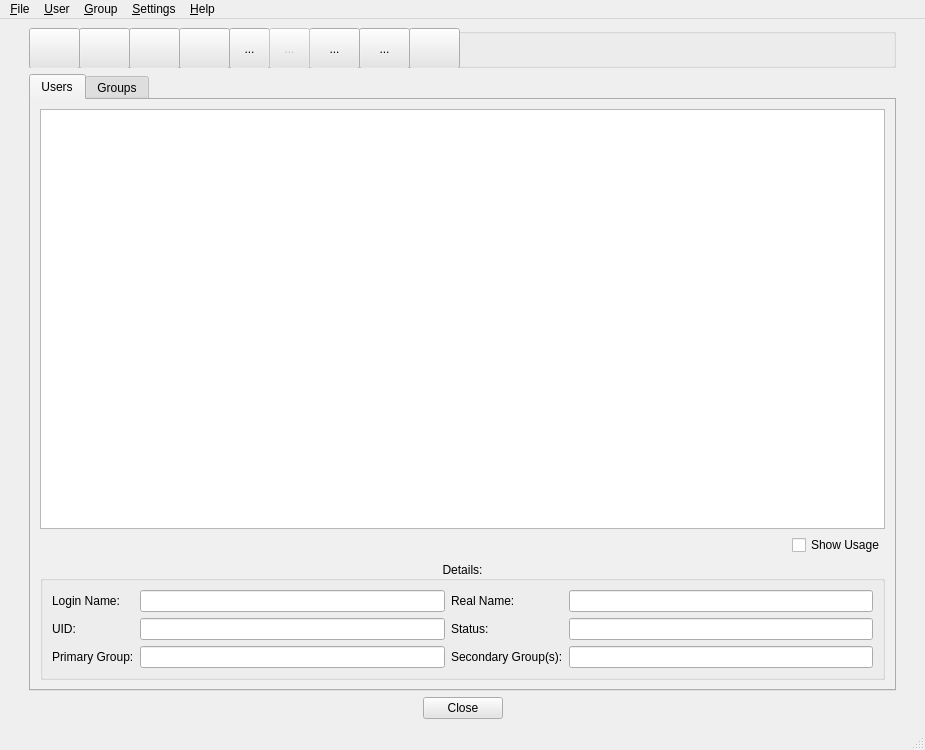
<ui version="4.0" >
 <class>MainWindow</class>
 <widget class="QMainWindow" name="MainWindow" >
  <property name="geometry" >
   <rect>
    <x>0</x>
    <y>0</y>
    <width>925</width>
    <height>750</height>
   </rect>
  </property>
  <property name="palette" >
   <palette>
    <active>
     <colorrole role="Button" >
      <brush brushstyle="SolidPattern" >
       <color alpha="255" >
        <red>229</red>
        <green>229</green>
        <blue>229</blue>
       </color>
      </brush>
     </colorrole>
    </active>
    <inactive>
     <colorrole role="Button" >
      <brush brushstyle="SolidPattern" >
       <color alpha="255" >
        <red>229</red>
        <green>229</green>
        <blue>229</blue>
       </color>
      </brush>
     </colorrole>
    </inactive>
    <disabled>
     <colorrole role="Button" >
      <brush brushstyle="SolidPattern" >
       <color alpha="255" >
        <red>229</red>
        <green>229</green>
        <blue>229</blue>
       </color>
      </brush>
     </colorrole>
    </disabled>
   </palette>
  </property>
  <property name="acceptDrops" >
   <bool>true</bool>
  </property>
  <property name="windowTitle" >
   <string>User Manager</string>
  </property>
  <property name="windowIcon" >
   <iconset resource="../resources/images.qrc" >
    <normaloff>:/new/prefix1/images/UserManager.gif</normaloff>:/new/prefix1/images/UserManager.gif</iconset>
  </property>
  <property name="layoutDirection" >
   <enum>Qt::LeftToRight</enum>
  </property>
  <property name="autoFillBackground" >
   <bool>true</bool>
  </property>
  <property name="toolButtonStyle" >
   <enum>Qt::ToolButtonIconOnly</enum>
  </property>
  <property name="dockNestingEnabled" >
   <bool>true</bool>
  </property>
  <property name="unifiedTitleAndToolBarOnMac" >
   <bool>false</bool>
  </property>
  <widget class="QWidget" name="centralwidget" >
   <layout class="QGridLayout" name="gridLayout" >
    <item row="0" column="0" >
     <spacer name="verticalSpacer" >
      <property name="orientation" >
       <enum>Qt::Vertical</enum>
      </property>
      <property name="sizeType" >
       <enum>QSizePolicy::Preferred</enum>
      </property>
      <property name="sizeHint" stdset="0" >
       <size>
        <width>20</width>
        <height>40</height>
       </size>
      </property>
     </spacer>
    </item>
    <item row="0" column="1" colspan="3" >
     <widget class="QGroupBox" name="groupBox" >
      <property name="title" >
       <string/>
      </property>
      <widget class="QToolButton" name="reloadBtn" >
       <property name="geometry" >
        <rect>
         <x>0</x>
         <y>0</y>
         <width>51</width>
         <height>41</height>
        </rect>
       </property>
       <property name="toolTip" >
        <string/>
       </property>
       <property name="statusTip" >
        <string>Reload Lists</string>
       </property>
       <property name="whatsThis" >
        <string/>
       </property>
       <property name="text" >
        <string/>
       </property>
       <property name="icon" >
        <iconset resource="../resources/images.qrc" >
         <normaloff>:/new/prefix1/images/reload.png</normaloff>:/new/prefix1/images/reload.png</iconset>
       </property>
       <property name="iconSize" >
        <size>
         <width>60</width>
         <height>60</height>
        </size>
       </property>
       <property name="autoRaise" >
        <bool>false</bool>
       </property>
       <property name="arrowType" >
        <enum>Qt::NoArrow</enum>
       </property>
      </widget>
      <widget class="QToolButton" name="addUserBtn" >
       <property name="geometry" >
        <rect>
         <x>50</x>
         <y>0</y>
         <width>51</width>
         <height>41</height>
        </rect>
       </property>
       <property name="statusTip" >
        <string>Add New User</string>
       </property>
       <property name="autoFillBackground" >
        <bool>false</bool>
       </property>
       <property name="text" >
        <string/>
       </property>
       <property name="icon" >
        <iconset resource="../resources/images.qrc" >
         <normaloff>:/new/prefix1/images/user_add.png</normaloff>:/new/prefix1/images/user_add.png</iconset>
       </property>
       <property name="iconSize" >
        <size>
         <width>60</width>
         <height>60</height>
        </size>
       </property>
      </widget>
      <widget class="QToolButton" name="delUserBtn" >
       <property name="geometry" >
        <rect>
         <x>100</x>
         <y>0</y>
         <width>51</width>
         <height>41</height>
        </rect>
       </property>
       <property name="statusTip" >
        <string>Delete User</string>
       </property>
       <property name="autoFillBackground" >
        <bool>false</bool>
       </property>
       <property name="text" >
        <string/>
       </property>
       <property name="icon" >
        <iconset resource="../resources/images.qrc" >
         <normaloff>:/new/prefix1/images/user_remove.png</normaloff>:/new/prefix1/images/user_remove.png</iconset>
       </property>
       <property name="iconSize" >
        <size>
         <width>60</width>
         <height>60</height>
        </size>
       </property>
      </widget>
      <widget class="QToolButton" name="searchUserBtn" >
       <property name="geometry" >
        <rect>
         <x>150</x>
         <y>0</y>
         <width>51</width>
         <height>41</height>
        </rect>
       </property>
       <property name="statusTip" >
        <string>Search User</string>
       </property>
       <property name="autoFillBackground" >
        <bool>false</bool>
       </property>
       <property name="text" >
        <string/>
       </property>
       <property name="icon" >
        <iconset resource="../resources/images.qrc" >
         <normaloff>:/new/prefix1/images/search.png</normaloff>:/new/prefix1/images/search.png</iconset>
       </property>
       <property name="iconSize" >
        <size>
         <width>60</width>
         <height>60</height>
        </size>
       </property>
      </widget>
      <widget class="QToolButton" name="searchGroupBtn" >
       <property name="geometry" >
        <rect>
         <x>380</x>
         <y>0</y>
         <width>51</width>
         <height>41</height>
        </rect>
       </property>
       <property name="statusTip" >
        <string>Search Group</string>
       </property>
       <property name="autoFillBackground" >
        <bool>false</bool>
       </property>
       <property name="text" >
        <string/>
       </property>
       <property name="icon" >
        <iconset resource="../resources/images.qrc" >
         <normaloff>:/new/prefix1/images/search.png</normaloff>:/new/prefix1/images/search.png</iconset>
       </property>
       <property name="iconSize" >
        <size>
         <width>60</width>
         <height>60</height>
        </size>
       </property>
      </widget>
      <widget class="QToolButton" name="editBtn" >
       <property name="geometry" >
        <rect>
         <x>200</x>
         <y>0</y>
         <width>41</width>
         <height>41</height>
        </rect>
       </property>
       <property name="statusTip" >
        <string>Edit User</string>
       </property>
       <property name="text" >
        <string>...</string>
       </property>
       <property name="icon" >
        <iconset resource="../resources/images.qrc" >
         <normaloff>:/new/prefix1/images/editUser.png</normaloff>:/new/prefix1/images/editUser.png</iconset>
       </property>
       <property name="iconSize" >
        <size>
         <width>60</width>
         <height>60</height>
        </size>
       </property>
      </widget>
      <widget class="QToolButton" name="delGroupBtn" >
       <property name="geometry" >
        <rect>
         <x>330</x>
         <y>0</y>
         <width>51</width>
         <height>41</height>
        </rect>
       </property>
       <property name="statusTip" >
        <string>Delete Group</string>
       </property>
       <property name="text" >
        <string>...</string>
       </property>
       <property name="icon" >
        <iconset resource="../resources/images.qrc" >
         <normaloff>:/new/prefix1/images/group_remove.png</normaloff>:/new/prefix1/images/group_remove.png</iconset>
       </property>
       <property name="iconSize" >
        <size>
         <width>60</width>
         <height>60</height>
        </size>
       </property>
      </widget>
      <widget class="QToolButton" name="addGroupBtn" >
       <property name="geometry" >
        <rect>
         <x>280</x>
         <y>0</y>
         <width>51</width>
         <height>41</height>
        </rect>
       </property>
       <property name="statusTip" >
        <string>Add New Group</string>
       </property>
       <property name="text" >
        <string>...</string>
       </property>
       <property name="icon" >
        <iconset resource="../resources/images.qrc" >
         <normaloff>:/new/prefix1/images/group_add.png</normaloff>:/new/prefix1/images/group_add.png</iconset>
       </property>
       <property name="iconSize" >
        <size>
         <width>60</width>
         <height>60</height>
        </size>
       </property>
      </widget>
      <widget class="QToolButton" name="editGroupBtn" >
       <property name="enabled" >
        <bool>false</bool>
       </property>
       <property name="geometry" >
        <rect>
         <x>240</x>
         <y>0</y>
         <width>41</width>
         <height>41</height>
        </rect>
       </property>
       <property name="statusTip" >
        <string>Edit Group</string>
       </property>
       <property name="text" >
        <string>...</string>
       </property>
       <property name="icon" >
        <iconset resource="../resources/images.qrc" >
         <normaloff>:/new/prefix1/images/editGroup.png</normaloff>:/new/prefix1/images/editGroup.png</iconset>
       </property>
       <property name="iconSize" >
        <size>
         <width>60</width>
         <height>60</height>
        </size>
       </property>
      </widget>
     </widget>
    </item>
    <item row="0" column="4" >
     <spacer name="verticalSpacer_2" >
      <property name="orientation" >
       <enum>Qt::Vertical</enum>
      </property>
      <property name="sizeType" >
       <enum>QSizePolicy::Fixed</enum>
      </property>
      <property name="sizeHint" stdset="0" >
       <size>
        <width>20</width>
        <height>40</height>
       </size>
      </property>
     </spacer>
    </item>
    <item row="1" column="1" colspan="3" >
     <widget class="QTabWidget" name="tabWidget" >
      <property name="focusPolicy" >
       <enum>Qt::TabFocus</enum>
      </property>
      <property name="acceptDrops" >
       <bool>true</bool>
      </property>
      <property name="statusTip" >
       <string/>
      </property>
      <property name="autoFillBackground" >
       <bool>false</bool>
      </property>
      <property name="tabPosition" >
       <enum>QTabWidget::North</enum>
      </property>
      <property name="tabShape" >
       <enum>QTabWidget::Rounded</enum>
      </property>
      <property name="currentIndex" >
       <number>0</number>
      </property>
      <property name="iconSize" >
       <size>
        <width>20</width>
        <height>20</height>
       </size>
      </property>
      <widget class="QWidget" name="usersTab" >
       <attribute name="title" >
        <string>Users</string>
       </attribute>
       <layout class="QGridLayout" name="gridLayout_2" >
        <item row="0" column="0" colspan="2" >
         <widget class="QTreeView" name="userTreeView" >
          <property name="sizePolicy" >
           <sizepolicy vsizetype="Expanding" hsizetype="Preferred" >
            <horstretch>0</horstretch>
            <verstretch>0</verstretch>
           </sizepolicy>
          </property>
          <property name="cursor" stdset="0" >
           <cursorShape>PointingHandCursor</cursorShape>
          </property>
          <property name="contextMenuPolicy" >
           <enum>Qt::DefaultContextMenu</enum>
          </property>
          <property name="acceptDrops" >
           <bool>true</bool>
          </property>
          <property name="autoFillBackground" >
           <bool>true</bool>
          </property>
          <property name="styleSheet" >
           <string notr="true" />
          </property>
          <property name="lineWidth" >
           <number>0</number>
          </property>
          <property name="editTriggers" >
           <set>QAbstractItemView::NoEditTriggers</set>
          </property>
          <property name="tabKeyNavigation" >
           <bool>true</bool>
          </property>
          <property name="alternatingRowColors" >
           <bool>true</bool>
          </property>
          <property name="iconSize" >
           <size>
            <width>0</width>
            <height>0</height>
           </size>
          </property>
          <property name="rootIsDecorated" >
           <bool>false</bool>
          </property>
          <property name="sortingEnabled" >
           <bool>true</bool>
          </property>
          <property name="animated" >
           <bool>true</bool>
          </property>
          <property name="allColumnsShowFocus" >
           <bool>true</bool>
          </property>
          <property name="wordWrap" >
           <bool>true</bool>
          </property>
         </widget>
        </item>
        <item row="1" column="0" >
         <spacer name="horizontalSpacer_3" >
          <property name="orientation" >
           <enum>Qt::Horizontal</enum>
          </property>
          <property name="sizeHint" stdset="0" >
           <size>
            <width>697</width>
            <height>20</height>
           </size>
          </property>
         </spacer>
        </item>
        <item row="1" column="1" >
         <widget class="QCheckBox" name="folderSizeCheckBox" >
          <property name="autoFillBackground" >
           <bool>false</bool>
          </property>
          <property name="text" >
           <string>Show Usage</string>
          </property>
          <property name="icon" >
           <iconset resource="../resources/images.qrc" >
            <normaloff>:/new/prefix1/images/storage.png</normaloff>:/new/prefix1/images/storage.png</iconset>
          </property>
          <property name="iconSize" >
           <size>
            <width>20</width>
            <height>20</height>
           </size>
          </property>
          <property name="tristate" >
           <bool>false</bool>
          </property>
         </widget>
        </item>
        <item row="2" column="0" colspan="2" >
         <widget class="QGroupBox" name="userDetails" >
          <property name="enabled" >
           <bool>true</bool>
          </property>
          <property name="autoFillBackground" >
           <bool>false</bool>
          </property>
          <property name="title" >
           <string>Details:</string>
          </property>
          <property name="alignment" >
           <set>Qt::AlignCenter</set>
          </property>
          <property name="flat" >
           <bool>false</bool>
          </property>
          <property name="checkable" >
           <bool>false</bool>
          </property>
          <property name="checked" >
           <bool>false</bool>
          </property>
          <layout class="QGridLayout" name="gridLayout_10" >
           <item row="0" column="0" >
            <widget class="QLabel" name="loginNameLabel_2" >
             <property name="frameShape" >
              <enum>QFrame::NoFrame</enum>
             </property>
             <property name="frameShadow" >
              <enum>QFrame::Raised</enum>
             </property>
             <property name="text" >
              <string>Login Name:</string>
             </property>
             <property name="textFormat" >
              <enum>Qt::AutoText</enum>
             </property>
             <property name="scaledContents" >
              <bool>false</bool>
             </property>
             <property name="wordWrap" >
              <bool>true</bool>
             </property>
            </widget>
           </item>
           <item row="0" column="1" >
            <widget class="QLineEdit" name="loginNameEdit" >
             <property name="enabled" >
              <bool>true</bool>
             </property>
             <property name="cursor" >
              <cursorShape>ArrowCursor</cursorShape>
             </property>
             <property name="readOnly" >
              <bool>true</bool>
             </property>
            </widget>
           </item>
           <item row="0" column="3" >
            <widget class="QLineEdit" name="realNameEdit" >
             <property name="enabled" >
              <bool>true</bool>
             </property>
             <property name="baseSize" >
              <size>
               <width>0</width>
               <height>0</height>
              </size>
             </property>
             <property name="cursor" >
              <cursorShape>ArrowCursor</cursorShape>
             </property>
             <property name="readOnly" >
              <bool>true</bool>
             </property>
            </widget>
           </item>
           <item row="0" column="2" >
            <widget class="QLabel" name="realNameLabel" >
             <property name="frameShape" >
              <enum>QFrame::NoFrame</enum>
             </property>
             <property name="frameShadow" >
              <enum>QFrame::Raised</enum>
             </property>
             <property name="text" >
              <string>Real Name:</string>
             </property>
             <property name="textFormat" >
              <enum>Qt::AutoText</enum>
             </property>
             <property name="scaledContents" >
              <bool>false</bool>
             </property>
             <property name="wordWrap" >
              <bool>true</bool>
             </property>
            </widget>
           </item>
           <item row="1" column="0" >
            <widget class="QLabel" name="UIDLabel" >
             <property name="frameShape" >
              <enum>QFrame::NoFrame</enum>
             </property>
             <property name="frameShadow" >
              <enum>QFrame::Raised</enum>
             </property>
             <property name="text" >
              <string>UID:</string>
             </property>
             <property name="textFormat" >
              <enum>Qt::AutoText</enum>
             </property>
             <property name="scaledContents" >
              <bool>false</bool>
             </property>
             <property name="wordWrap" >
              <bool>true</bool>
             </property>
            </widget>
           </item>
           <item row="1" column="1" >
            <widget class="QLineEdit" name="UIDEdit" >
             <property name="enabled" >
              <bool>true</bool>
             </property>
             <property name="cursor" >
              <cursorShape>ArrowCursor</cursorShape>
             </property>
             <property name="autoFillBackground" >
              <bool>false</bool>
             </property>
             <property name="frame" >
              <bool>true</bool>
             </property>
             <property name="readOnly" >
              <bool>true</bool>
             </property>
            </widget>
           </item>
           <item row="2" column="1" >
            <widget class="QLineEdit" name="priGroupEdit" >
             <property name="enabled" >
              <bool>true</bool>
             </property>
             <property name="cursor" >
              <cursorShape>ArrowCursor</cursorShape>
             </property>
             <property name="readOnly" >
              <bool>true</bool>
             </property>
            </widget>
           </item>
           <item row="1" column="2" >
            <widget class="QLabel" name="statusLabel" >
             <property name="frameShape" >
              <enum>QFrame::NoFrame</enum>
             </property>
             <property name="frameShadow" >
              <enum>QFrame::Raised</enum>
             </property>
             <property name="text" >
              <string>Status:</string>
             </property>
             <property name="textFormat" >
              <enum>Qt::AutoText</enum>
             </property>
             <property name="scaledContents" >
              <bool>false</bool>
             </property>
             <property name="wordWrap" >
              <bool>true</bool>
             </property>
            </widget>
           </item>
           <item row="1" column="3" >
            <widget class="QLineEdit" name="statusEdit" >
             <property name="enabled" >
              <bool>true</bool>
             </property>
             <property name="cursor" >
              <cursorShape>ArrowCursor</cursorShape>
             </property>
             <property name="readOnly" >
              <bool>true</bool>
             </property>
            </widget>
           </item>
           <item row="2" column="0" >
            <widget class="QLabel" name="priGrouplabel" >
             <property name="frameShape" >
              <enum>QFrame::NoFrame</enum>
             </property>
             <property name="frameShadow" >
              <enum>QFrame::Raised</enum>
             </property>
             <property name="text" >
              <string>Primary Group:</string>
             </property>
             <property name="textFormat" >
              <enum>Qt::AutoText</enum>
             </property>
             <property name="scaledContents" >
              <bool>false</bool>
             </property>
             <property name="wordWrap" >
              <bool>true</bool>
             </property>
            </widget>
           </item>
           <item row="2" column="2" >
            <widget class="QLabel" name="secGroupLabel" >
             <property name="frameShape" >
              <enum>QFrame::NoFrame</enum>
             </property>
             <property name="frameShadow" >
              <enum>QFrame::Raised</enum>
             </property>
             <property name="text" >
              <string>Secondary Group(s):</string>
             </property>
             <property name="textFormat" >
              <enum>Qt::AutoText</enum>
             </property>
             <property name="scaledContents" >
              <bool>false</bool>
             </property>
             <property name="wordWrap" >
              <bool>true</bool>
             </property>
            </widget>
           </item>
           <item row="2" column="3" >
            <widget class="QLineEdit" name="secGroupEdit" >
             <property name="enabled" >
              <bool>true</bool>
             </property>
             <property name="cursor" >
              <cursorShape>ArrowCursor</cursorShape>
             </property>
             <property name="readOnly" >
              <bool>true</bool>
             </property>
            </widget>
           </item>
          </layout>
         </widget>
        </item>
       </layout>
      </widget>
      <widget class="QWidget" name="groupsTab" >
       <attribute name="title" >
        <string>Groups</string>
       </attribute>
       <layout class="QGridLayout" name="gridLayout_11" >
        <item row="0" column="0" >
         <widget class="QTreeView" name="groupTreeView" >
          <property name="cursor" stdset="0" >
           <cursorShape>PointingHandCursor</cursorShape>
          </property>
          <property name="mouseTracking" >
           <bool>false</bool>
          </property>
          <property name="acceptDrops" >
           <bool>true</bool>
          </property>
          <property name="autoFillBackground" >
           <bool>true</bool>
          </property>
          <property name="lineWidth" >
           <number>0</number>
          </property>
          <property name="editTriggers" >
           <set>QAbstractItemView::NoEditTriggers</set>
          </property>
          <property name="tabKeyNavigation" >
           <bool>true</bool>
          </property>
          <property name="alternatingRowColors" >
           <bool>true</bool>
          </property>
          <property name="rootIsDecorated" >
           <bool>false</bool>
          </property>
          <property name="sortingEnabled" >
           <bool>true</bool>
          </property>
          <property name="animated" >
           <bool>true</bool>
          </property>
          <property name="allColumnsShowFocus" >
           <bool>true</bool>
          </property>
          <property name="wordWrap" >
           <bool>true</bool>
          </property>
         </widget>
        </item>
        <item row="1" column="0" >
         <widget class="QLabel" name="membersLabel" >
          <property name="text" >
           <string>Group Members</string>
          </property>
         </widget>
        </item>
        <item row="2" column="0" >
         <widget class="QTreeView" name="membersTree" >
          <property name="enabled" >
           <bool>true</bool>
          </property>
          <property name="autoFillBackground" >
           <bool>true</bool>
          </property>
          <property name="frameShadow" >
           <enum>QFrame::Sunken</enum>
          </property>
          <property name="editTriggers" >
           <set>QAbstractItemView::NoEditTriggers</set>
          </property>
          <property name="alternatingRowColors" >
           <bool>true</bool>
          </property>
          <property name="rootIsDecorated" >
           <bool>false</bool>
          </property>
          <property name="sortingEnabled" >
           <bool>true</bool>
          </property>
          <property name="animated" >
           <bool>true</bool>
          </property>
          <property name="wordWrap" >
           <bool>true</bool>
          </property>
         </widget>
        </item>
       </layout>
      </widget>
     </widget>
    </item>
    <item row="2" column="1" >
     <spacer name="horizontalSpacer" >
      <property name="orientation" >
       <enum>Qt::Horizontal</enum>
      </property>
      <property name="sizeHint" stdset="0" >
       <size>
        <width>381</width>
        <height>20</height>
       </size>
      </property>
     </spacer>
    </item>
    <item row="2" column="2" >
     <widget class="QPushButton" name="close_app" >
      <property name="enabled" >
       <bool>true</bool>
      </property>
      <property name="sizePolicy" >
       <sizepolicy vsizetype="Preferred" hsizetype="Preferred" >
        <horstretch>0</horstretch>
        <verstretch>0</verstretch>
       </sizepolicy>
      </property>
      <property name="text" >
       <string>Close</string>
      </property>
      <property name="icon" >
       <iconset resource="../resources/images.qrc" >
        <normaloff>:/new/prefix1/images/cancel.png</normaloff>:/new/prefix1/images/cancel.png</iconset>
      </property>
     </widget>
    </item>
    <item row="2" column="3" >
     <spacer name="horizontalSpacer_2" >
      <property name="orientation" >
       <enum>Qt::Horizontal</enum>
      </property>
      <property name="sizeHint" stdset="0" >
       <size>
        <width>381</width>
        <height>20</height>
       </size>
      </property>
     </spacer>
    </item>
   </layout>
  </widget>
  <widget class="QMenuBar" name="menubar" >
   <property name="geometry" >
    <rect>
     <x>0</x>
     <y>0</y>
     <width>925</width>
     <height>27</height>
    </rect>
   </property>
   <widget class="QMenu" name="menuFIile" >
    <property name="title" >
     <string>&amp;File</string>
    </property>
    <addaction name="menuReload" />
    <addaction name="separator" />
    <addaction name="menuQuit" />
   </widget>
   <widget class="QMenu" name="menuUser" >
    <property name="title" >
     <string>&amp;User</string>
    </property>
    <addaction name="menuAddUser" />
    <addaction name="menuDeleteUser" />
    <addaction name="menuEditUser" />
    <addaction name="separator" />
    <addaction name="menuSetPassword" />
    <addaction name="menuDiskUsage" />
   </widget>
   <widget class="QMenu" name="menuGroup" >
    <property name="title" >
     <string>&amp;Group</string>
    </property>
    <addaction name="menuAddGroup" />
    <addaction name="menuDeleteGroup" />
    <addaction name="menuEditGroup" />
   </widget>
   <widget class="QMenu" name="menuSettings" >
    <property name="title" >
     <string>&amp;Settings</string>
    </property>
    <addaction name="menuConfiguration" />
    <addaction name="menuBackup" />
   </widget>
   <widget class="QMenu" name="menu_Help" >
    <property name="title" >
     <string>&amp;Help</string>
    </property>
    <addaction name="menuAbout_Qt" />
    <addaction name="menuAboutUserManager" />
   </widget>
   <addaction name="menuFIile" />
   <addaction name="menuUser" />
   <addaction name="menuGroup" />
   <addaction name="menuSettings" />
   <addaction name="menu_Help" />
  </widget>
  <widget class="QStatusBar" name="statusbar" />
  <action name="menuReload" >
   <property name="icon" >
    <iconset resource="../resources/images.qrc" >
     <normaloff>:/new/prefix1/images/reload.png</normaloff>:/new/prefix1/images/reload.png</iconset>
   </property>
   <property name="text" >
    <string>&amp;Reload</string>
   </property>
   <property name="statusTip" >
    <string>Exit Program</string>
   </property>
  </action>
  <action name="menuConfiguration" >
   <property name="icon" >
    <iconset resource="../resources/images.qrc" >
     <normaloff>:/new/prefix1/images/settings.png</normaloff>:/new/prefix1/images/settings.png</iconset>
   </property>
   <property name="text" >
    <string>&amp;Configuration...</string>
   </property>
   <property name="statusTip" >
    <string>UserManager Settings</string>
   </property>
  </action>
  <action name="menuLanguage" >
   <property name="icon" >
    <iconset resource="../resources/images.qrc" >
     <normaloff>:/new/prefix1/images/language.png</normaloff>:/new/prefix1/images/language.png</iconset>
   </property>
   <property name="text" >
    <string>Language</string>
   </property>
   <property name="statusTip" >
    <string>Change Language</string>
   </property>
  </action>
  <action name="menuBackup" >
   <property name="icon" >
    <iconset resource="../resources/images.qrc" >
     <normaloff>:/new/prefix1/images/backup.png</normaloff>:/new/prefix1/images/backup.png</iconset>
   </property>
   <property name="text" >
    <string>Create Backup</string>
   </property>
   <property name="statusTip" >
    <string>Backup system files</string>
   </property>
  </action>
  <action name="menuAddUser" >
   <property name="icon" >
    <iconset resource="../resources/images.qrc" >
     <normaloff>:/new/prefix1/images/user_add.png</normaloff>:/new/prefix1/images/user_add.png</iconset>
   </property>
   <property name="text" >
    <string>&amp;Add...</string>
   </property>
  </action>
  <action name="menuDeleteUser" >
   <property name="icon" >
    <iconset resource="../resources/images.qrc" >
     <normaloff>:/new/prefix1/images/user_remove.png</normaloff>:/new/prefix1/images/user_remove.png</iconset>
   </property>
   <property name="text" >
    <string>&amp;Delete...</string>
   </property>
  </action>
  <action name="menuEditUser" >
   <property name="icon" >
    <iconset resource="../resources/images.qrc" >
     <normaloff>:/new/prefix1/images/editUser.png</normaloff>:/new/prefix1/images/editUser.png</iconset>
   </property>
   <property name="text" >
    <string>&amp;Edit...</string>
   </property>
  </action>
  <action name="menuSetPassword" >
   <property name="icon" >
    <iconset resource="../resources/images.qrc" >
     <normaloff>:/new/prefix1/images/keys.png</normaloff>:/new/prefix1/images/keys.png</iconset>
   </property>
   <property name="text" >
    <string>&amp;Set Pass&amp;word...</string>
   </property>
  </action>
  <action name="menuAddGroup" >
   <property name="icon" >
    <iconset resource="../resources/images.qrc" >
     <normaloff>:/new/prefix1/images/group_add.png</normaloff>:/new/prefix1/images/group_add.png</iconset>
   </property>
   <property name="text" >
    <string>&amp;Add...</string>
   </property>
  </action>
  <action name="menuDeleteGroup" >
   <property name="icon" >
    <iconset resource="../resources/images.qrc" >
     <normaloff>:/new/prefix1/images/group_remove.png</normaloff>:/new/prefix1/images/group_remove.png</iconset>
   </property>
   <property name="text" >
    <string>&amp;Delete...</string>
   </property>
  </action>
  <action name="menuQuit" >
   <property name="icon" >
    <iconset>
     <normaloff>../resources/images/quit.png</normaloff>../resources/images/quit.png</iconset>
   </property>
   <property name="text" >
    <string>&amp;Quit</string>
   </property>
  </action>
  <action name="menuAboutUserManager" >
   <property name="icon" >
    <iconset resource="../resources/images.qrc" >
     <normaloff>:/new/prefix1/images/UserManager.gif</normaloff>:/new/prefix1/images/UserManager.gif</iconset>
   </property>
   <property name="text" >
    <string>&amp;About User&amp;Manager</string>
   </property>
  </action>
  <action name="menuAbout_Qt" >
   <property name="icon" >
    <iconset resource="../resources/images.qrc" >
     <normaloff>:/new/prefix1/images/qt.png</normaloff>:/new/prefix1/images/qt.png</iconset>
   </property>
   <property name="text" >
    <string>About Qt</string>
   </property>
  </action>
  <action name="menuEditGroup" >
   <property name="icon" >
    <iconset resource="../resources/images.qrc" >
     <normaloff>:/new/prefix1/images/editGroup.png</normaloff>:/new/prefix1/images/editGroup.png</iconset>
   </property>
   <property name="text" >
    <string>Edit</string>
   </property>
  </action>
  <action name="menuDiskUsage" >
   <property name="icon" >
    <iconset resource="../resources/images.qrc" >
     <normaloff>:/new/prefix1/images/storage.png</normaloff>:/new/prefix1/images/storage.png</iconset>
   </property>
   <property name="text" >
    <string>DIsk Usage</string>
   </property>
  </action>
 </widget>
 <resources>
  <include location="../resources/images.qrc" />
 </resources>
 <connections>
  <connection>
   <sender>tabWidget</sender>
   <signal>currentChanged(int)</signal>
   <receiver>loginNameEdit</receiver>
   <slot>clear()</slot>
   <hints>
    <hint type="sourcelabel" >
     <x>122</x>
     <y>168</y>
    </hint>
    <hint type="destinationlabel" >
     <x>365</x>
     <y>464</y>
    </hint>
   </hints>
  </connection>
  <connection>
   <sender>tabWidget</sender>
   <signal>currentChanged(int)</signal>
   <receiver>UIDEdit</receiver>
   <slot>clear()</slot>
   <hints>
    <hint type="sourcelabel" >
     <x>129</x>
     <y>157</y>
    </hint>
    <hint type="destinationlabel" >
     <x>408</x>
     <y>509</y>
    </hint>
   </hints>
  </connection>
  <connection>
   <sender>tabWidget</sender>
   <signal>currentChanged(int)</signal>
   <receiver>priGroupEdit</receiver>
   <slot>clear()</slot>
   <hints>
    <hint type="sourcelabel" >
     <x>135</x>
     <y>161</y>
    </hint>
    <hint type="destinationlabel" >
     <x>400</x>
     <y>559</y>
    </hint>
   </hints>
  </connection>
  <connection>
   <sender>tabWidget</sender>
   <signal>currentChanged(int)</signal>
   <receiver>realNameEdit</receiver>
   <slot>clear()</slot>
   <hints>
    <hint type="sourcelabel" >
     <x>131</x>
     <y>156</y>
    </hint>
    <hint type="destinationlabel" >
     <x>849</x>
     <y>464</y>
    </hint>
   </hints>
  </connection>
  <connection>
   <sender>tabWidget</sender>
   <signal>currentChanged(int)</signal>
   <receiver>statusEdit</receiver>
   <slot>clear()</slot>
   <hints>
    <hint type="sourcelabel" >
     <x>51</x>
     <y>157</y>
    </hint>
    <hint type="destinationlabel" >
     <x>849</x>
     <y>509</y>
    </hint>
   </hints>
  </connection>
  <connection>
   <sender>tabWidget</sender>
   <signal>currentChanged(int)</signal>
   <receiver>secGroupEdit</receiver>
   <slot>clear()</slot>
   <hints>
    <hint type="sourcelabel" >
     <x>160</x>
     <y>156</y>
    </hint>
    <hint type="destinationlabel" >
     <x>849</x>
     <y>559</y>
    </hint>
   </hints>
  </connection>
  <connection>
   <sender>close_app</sender>
   <signal>clicked()</signal>
   <receiver>MainWindow</receiver>
   <slot>close()</slot>
   <hints>
    <hint type="sourcelabel" >
     <x>472</x>
     <y>641</y>
    </hint>
    <hint type="destinationlabel" >
     <x>434</x>
     <y>897</y>
    </hint>
   </hints>
  </connection>
 </connections>
</ui>
